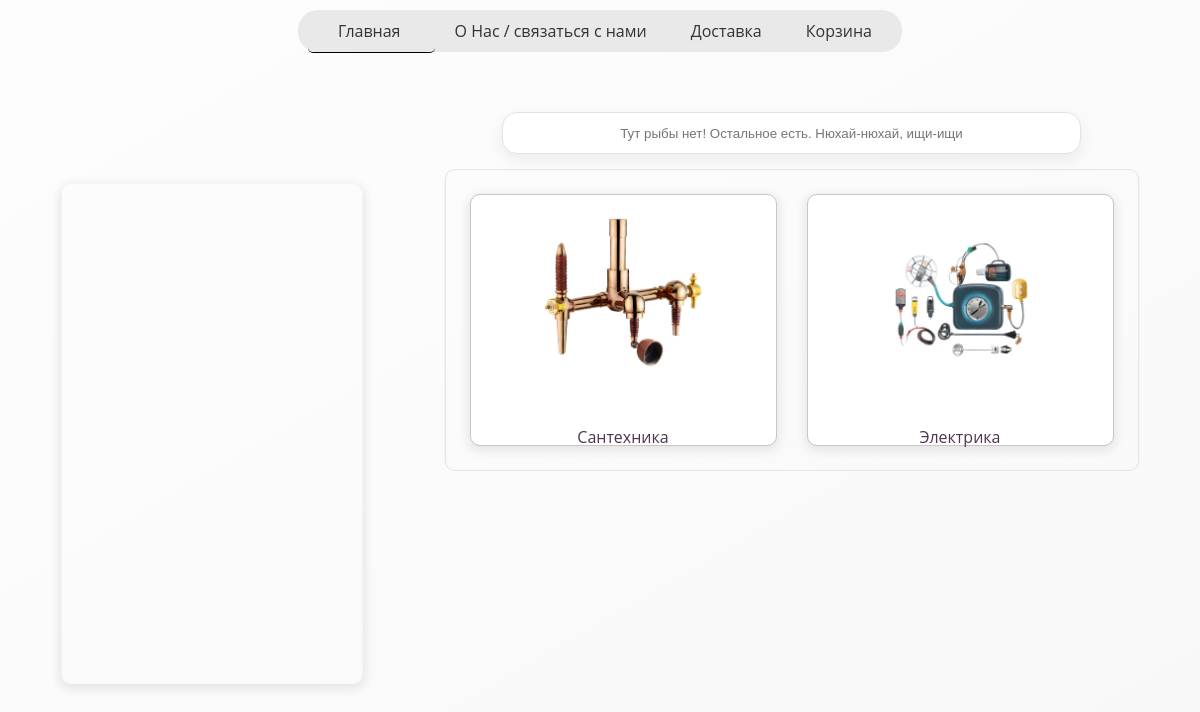
The page / on the database its author committed.
### tables this page shows
CREATE TABLE categories (
                id INTEGER PRIMARY KEY AUTOINCREMENT,
                parent_id TEXT DEFAULT ('Сантехника'),
                name TEXT,
                image_path TEXT DEFAULT ('../static/images/categories/categories-blank.png')
        );

### app.py (the view)
@logger.catch
@app.route('/')
def index():
    categories = Database().execute('SELECT * FROM categories WHERE parent_id is Null',
                                    'fetchall')
    return render_template('user_index.html', categories=categories)

### database/__init__.py (called while the page is built)
@logger.catch
def dict_factory(cursor, row):
    d = {}
    for idx, col in enumerate(cursor.description):
        d[col[0]] = row[idx]
    return d

    @logger.catch
    def close(self) -> None:
        self.cur.close()
        self.__conn.close()
        return

### templates/user_index.html (shortened to what this page needs)
<!DOCTYPE html>
<html>
<head>
    <link rel="stylesheet" type="text/css" href="{{ url_for('static', filename='css/styles.css') }}">
    <link rel="stylesheet" type="text/css" href="{{ url_for('static', filename='css/search.css') }}">
    <link rel="stylesheet" type="text/css" href="{{ url_for('static', filename='css/main_page.css') }}">
</head>
<body>
<div class="top-panel">
    <nav class="nav-bar">
        <ul class="nav-ul">
            <li class="nav-li-active">
                <a class="nav-a" href="{{url_for('index')}}">Главная</a>
            </li>
            <li class="nav-li">
                <a class="nav-a" href="{{url_for('about')}}">О Нас / связаться с нами</a>
            </li>
            <li class="nav-li">
                <a class="nav-a" href="{{url_for('delivery')}}">Доставка</a>
            </li>
            <li class="nav-li">
                <a class="nav-a" href="{{url_for('cart')}}">Корзина</a>
            </li>
        </ul>
    </nav>
</div>
<main>
    <div class="content">
        <div class="content-left">
            <div class="sidebar">
            </div>
        </div>
        <div class="content-right">
            <div class="search-block">
                <div class="search-container">
                    <input class="search-text" type="text" name="search-text" id="search-text"
                           placeholder="Тут рыбы нет! Остальное есть. Нюхай-нюхай, ищи-ищи">
                </div>
            </div>
            <div class="categories">
                {% for category in categories %}
                <div class="category-block">
                    <a class="category-href" href="{{ url_for('category', category_name=category.name) }}">
                        <div class="category-card">
                            {% if category.image_path == '../static/images/categories/categories-blank.png' %}
                            <div class="img">
                                <span class="material-icons">list</span>
                            </div>
                            {% else %}
                            <div class="img">
                                <img src="{{ category.image_path }}" alt="{{category.name}}"/>
                            </div>
                            {% endif %}
                            <p class="category-name">{{ category.name}}</p>
                        </div>
                    </a>
                </div>
                {% endfor %}
            </div>
        </div>
    </div>
</main>
<footer>
    <div class="footer" style="height: 200px;"></div>
</footer>
</body>
</html>

### static/css/styles.css (style rules this page uses)
body { display: block; background: linear-gradient(-30deg, #f8f8f8, #fdfdfd); font-family: 'Open Sans', sans-serif; margin: 0; padding: 0; opacity: 0; transition: opacity 0.3s ease-in; }
body.loaded { opacity: 1; transition: opacity 0.2s ease-in; }
html, body { min-height: 100%; height: fit-content(20em); padding-left: 10px; padding-right: 10px; }
.top-panel { display: flex; justify-content: center; align-items: center; align-content: center; flex-wrap: nowrap; flex-direction: row; }
nav { background-color: #e9e9e9; padding: 10px; position: relative; top: 10px; border-radius: 20px; width: fit-content; display: flex; flex-direction: row; flex-wrap: nowrap; align-content: center; justify-content: center; align-items: baseline; }
nav ul { list-style-type: none; margin: 0; padding: 0; }
nav ul li { display: inline; box-shadow: 0 0 10px rgb(232 232 232 / 0%); border-radius: 5px; border-bottom: 1px solid #e7e7e7; transition: all .5s ease-in-out; }
nav ul li.nav-li-active { padding: 10px; box-shadow: 0 0 10px rgb(232 232 232 / 0%); border-bottom: 1px solid black; border-radius: 5px; transition: all .5s ease-in-out; }
nav ul li a { padding: 20px; color: #333; text-decoration: none; }
a { text-decoration: NONE; color: #4f3551 }
main { top: 20px; position: relative; }
.content { display: flex; flex-direction: row; flex-wrap: nowrap; align-content: center; justify-content: space-around; align-items: flex-start; }
.content-right { top: 50px; position: relative; width: 60% }
.content-left { position: relative; top: 122px; }
.sidebar { width: 300px; height: 500px; border-left: 1px solid #f4f4f4; border-right: 1px solid #f4f4f4; border-radius: 10px; box-shadow: 0px 3px 10px 2px rgb(229 229 229); }
.categories { border-left: 1px solid #f4f4f4; border-right: 1px solid #f4f4f4; border-radius: 10px; box-shadow: inset 0px 0px 0px 1px rgb(229 229 229); display: flex; justify-items: center; align-items: center; justify-content: space-evenly; align-content: stretch; flex-direction: row; }

### static/css/search.css (style rules this page uses)
.search-container { width: 70%; display: flex; flex-direction: row; flex-wrap: nowrap; align-content: flex-start; justify-content: center; }
.search-text { width: 80%; height: 20px; border: 1px solid #e3e3e3; border-radius: 15px; margin-left: 15px; margin-right: 15px; margin-bottom: 15px; box-shadow: 0px 6px 10px 2px rgb(229 229 229 / 0.5); padding: 10px; text-align: center; }
.search-block { display: flex; flex-wrap: nowrap; align-items: baseline; align-content: center; justify-content: space-between; flex-direction: row; }

### static/css/main_page.css (style rules this page uses)
.search-container { width: 100%; display: flex; flex-direction: row; flex-wrap: nowrap; align-content: flex-start; justify-content: center; }
.categories { position: relative; height: fit-content; padding: 10px; flex-wrap: nowrap; }
.category-block { margin: 15px; width: 480px; }
.category-href { display: block; width: 100%; }
.category-card { height: 250px; background: #ffffff; border: 1px solid #cfc3c3; border-radius: 10px; box-shadow: 0px 3px 10px 2px rgb(229 229 229); display: flex; flex-direction: column; flex-wrap: nowrap; justify-content: flex-start; align-items: center; align-content: center; transition: all .2s; }
.category-card img { width: 190px; height: 190px; margin: 10px; }

### rows shown on the page
categories: image_path (picture), name "Сантехника"
categories: image_path (picture), name "Электрика"
